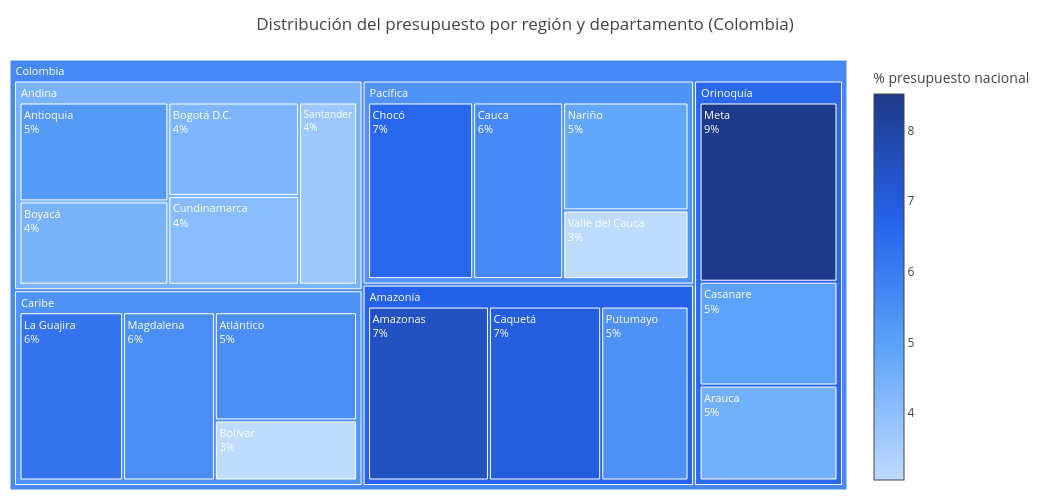

Notebook cell for this chart:
### Markdown cell above
### ¿Cómo se distribuye el presupuesto del portafolio de proyectos en Colombia por región y departamento?

### Code cell
import plotly.express as px

# --- Preparación ---
df_proj = df_analitico.copy()

treemap_depto = (
    df_proj.groupby(["Region", "Departamento"], as_index=False)
    .agg(
        Presupuesto_USD=("Presupuesto_USD", "sum"),
        Proyectos=("ID_Proyecto", "count"),
    )
)

treemap_depto["Pais"] = "Colombia"

total_pais = treemap_depto["Presupuesto_USD"].sum()
treemap_depto["Pct_Pais"] = 100 * treemap_depto["Presupuesto_USD"] / total_pais

# --- Treemap ---
fig = px.treemap(
    treemap_depto,
    path=["Pais", "Region", "Departamento"],
    values="Presupuesto_USD",
    color="Pct_Pais",
    color_continuous_scale=["#BFDBFE", "#60A5FA", "#2563EB", "#1E3A8A"],
    hover_data={
        "Presupuesto_USD": ":,.0f",
        "Pct_Pais": ":.2f",
        "Proyectos": True,
    },
    title="Distribución del presupuesto por región y departamento (Colombia)",
)

fig.update_layout(
    height=500,
    width=1050,
    margin=dict(t=60, l=10, r=10, b=10),
    coloraxis_showscale=True,
    coloraxis_colorbar_title="% presupuesto nacional",
)

fig.update_traces(
    textinfo="label+percent root",
    textfont=dict(color="white", size=11),
)

fig.show()

### Figure 1 — Plotly figure (JSON) as saved in the notebook; plotly's stock layout.template omitted (floating-point values rounded to 4 significant figures)
{"data": [{"branchvalues": "total", "customdata": [[107500000.0, 7.49, "31"], [99860000.0, 6.957, "35"], [77730000.0, 5.415, "30"], [74710000.0, 5.205, "28"], [61970000.0, 4.317, "21"], [62970000.0, 4.387, "26"], [58880000.0, 4.102, "19"], [53660000.0, 3.738, "21"], [78920000.0, 5.498, "26"], [43830000.0, 3.054, "16"], [89420000.0, 6.23, "24"], [79220000.0, 5.519, "24"], [64780000.0, 4.513, "22"], [70840000.0, 4.935, "28"], [122300000.0, 8.518, "39"], [81140000.0, 5.653, "27"], [94710000.0, 6.598, "38"], [69060000.0, 4.811, "26"], [43930000.0, 3.061, "19"], [285100000.0, 6.738, "(?)"], [312200000.0, 4.403, "(?)"], [291400000.0, 5.361, "(?)"], [257900000.0, 6.528, "(?)"], [288800000.0, 5.367, "(?)"], [1435000000.0, 5.637, "(?)"]], "domain": {"x": [0, 1], "y": [0, 1]}, "hovertemplate": "labels=%{label}<br>Presupuesto_USD=%{customdata[0]:,.0f}<br>parent=%{parent}<br>id=%{id}<br>Pct_Pais=%{color:.2f}<br>Proyectos=%{customdata[2]}<extra></extra>", "ids": ["Colombia/Amazonía/Amazonas", "Colombia/Amazonía/Caquetá", "Colombia/Amazonía/Putumayo", "Colombia/Andina/Antioquia", "Colombia/Andina/Bogotá D.C.", "Colombia/Andina/Boyacá", "Colombia/Andina/Cundinamarca", "Colombia/Andina/Santander", "Colombia/Caribe/Atlántico", "Colombia/Caribe/Bolívar", "Colombia/Caribe/La Guajira", "Colombia/Caribe/Magdalena", "Colombia/Orinoquía/Arauca", "Colombia/Orinoquía/Casanare", "Colombia/Orinoquía/Meta", "Colombia/Pacífica/Cauca", "Colombia/Pacífica/Chocó", "Colombia/Pacífica/Nariño", "Colombia/Pacífica/Valle del Cauca", "Colombia/Amazonía", "Colombia/Andina", "Colombia/Caribe", "Colombia/Orinoquía", "Colombia/Pacífica", "Colombia"], "labels": ["Amazonas", "Caquetá", "Putumayo", "Antioquia", "Bogotá D.C.", "Boyacá", "Cundinamarca", "Santander", "Atlántico", "Bolívar", "La Guajira", "Magdalena", "Arauca", "Casanare", "Meta", "Cauca", "Chocó", "Nariño", "Valle del Cauca", "Amazonía", "Andina", "Caribe", "Orinoquía", "Pacífica", "Colombia"], "marker": {"coloraxis": "coloraxis", "colors": [7.49, 6.957, 5.415, 5.205, 4.317, 4.387, 4.102, 3.738, 5.498, 3.054, 6.23, 5.519, 4.513, 4.935, 8.518, 5.653, 6.598, 4.811, 3.061, 6.738, 4.403, 5.361, 6.528, 5.367, 5.637]}, "name": "", "parents": ["Colombia/Amazonía", "Colombia/Amazonía", "Colombia/Amazonía", "Colombia/Andina", "Colombia/Andina", "Colombia/Andina", "Colombia/Andina", "Colombia/Andina", "Colombia/Caribe", "Colombia/Caribe", "Colombia/Caribe", "Colombia/Caribe", "Colombia/Orinoquía", "Colombia/Orinoquía", "Colombia/Orinoquía", "Colombia/Pacífica", "Colombia/Pacífica", "Colombia/Pacífica", "Colombia/Pacífica", "Colombia", "Colombia", "Colombia", "Colombia", "Colombia", ""], "textfont": {"color": "white", "size": 11}, "textinfo": "label+percent root", "type": "treemap", "values": [107500000.0, 99860000.0, 77730000.0, 74710000.0, 61970000.0, 62970000.0, 58880000.0, 53660000.0, 78920000.0, 43830000.0, 89420000.0, 79220000.0, 64780000.0, 70840000.0, 122300000.0, 81140000.0, 94710000.0, 69060000.0, 43930000.0, 285100000.0, 312200000.0, 291400000.0, 257900000.0, 288800000.0, 1435000000.0]}], "layout": {"coloraxis": {"colorbar": {"title": {"text": "% presupuesto nacional"}}, "colorscale": [[0, "#BFDBFE"], [0.3333, "#60A5FA"], [0.6667, "#2563EB"], [1, "#1E3A8A"]], "showscale": true}, "height": 500, "legend": {"tracegroupgap": 0}, "margin": {"b": 10, "l": 10, "r": 10, "t": 60}, "title": {"text": "Distribución del presupuesto por región y departamento (Colombia)"}, "width": 1050}}
